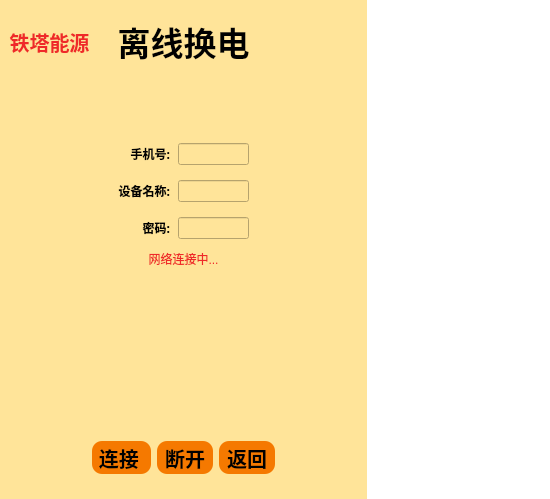
     <widget class="QWidget" name="offlinepage">
      <layout class="QHBoxLayout" name="horizontalLayout_17" stretch="2,1">
       <property name="spacing">
        <number>0</number>
       </property>
       <property name="leftMargin">
        <number>0</number>
       </property>
       <property name="topMargin">
        <number>0</number>
       </property>
       <property name="rightMargin">
        <number>0</number>
       </property>
       <property name="bottomMargin">
        <number>0</number>
       </property>
       <item>
        <widget class="QWidget" name="widget_30" native="true">
         <property name="styleSheet">
          <string notr="true">background-color: rgb(255, 228, 153);
</string>
         </property>
         <layout class="QVBoxLayout" name="verticalLayout_13" stretch="1,4,1">
          <property name="spacing">
           <number>0</number>
          </property>
          <property name="leftMargin">
           <number>0</number>
          </property>
          <property name="topMargin">
           <number>0</number>
          </property>
          <property name="rightMargin">
           <number>0</number>
          </property>
          <property name="bottomMargin">
           <number>0</number>
          </property>
          <item>
           <widget class="QWidget" name="widget_32" native="true">
            <layout class="QHBoxLayout" name="horizontalLayout_18" stretch="1,2,1">
             <property name="spacing">
              <number>0</number>
             </property>
             <property name="leftMargin">
              <number>5</number>
             </property>
             <property name="topMargin">
              <number>5</number>
             </property>
             <property name="rightMargin">
              <number>5</number>
             </property>
             <property name="bottomMargin">
              <number>5</number>
             </property>
             <item>
              <widget class="QLabel" name="label_13">
               <property name="palette">
                <palette>
                 <active>
                  <colorrole role="WindowText">
                   <brush brushstyle="SolidPattern">
                    <color alpha="255">
                     <red>239</red>
                     <green>41</green>
                     <blue>41</blue>
                    </color>
                   </brush>
                  </colorrole>
                  <colorrole role="Button">
                   <brush brushstyle="SolidPattern">
                    <color alpha="255">
                     <red>255</red>
                     <green>228</green>
                     <blue>153</blue>
                    </color>
                   </brush>
                  </colorrole>
                  <colorrole role="Text">
                   <brush brushstyle="SolidPattern">
                    <color alpha="255">
                     <red>239</red>
                     <green>41</green>
                     <blue>41</blue>
                    </color>
                   </brush>
                  </colorrole>
                  <colorrole role="Base">
                   <brush brushstyle="SolidPattern">
                    <color alpha="255">
                     <red>255</red>
                     <green>228</green>
                     <blue>153</blue>
                    </color>
                   </brush>
                  </colorrole>
                  <colorrole role="Window">
                   <brush brushstyle="SolidPattern">
                    <color alpha="255">
                     <red>255</red>
                     <green>228</green>
                     <blue>153</blue>
                    </color>
                   </brush>
                  </colorrole>
                 </active>
                 <inactive>
                  <colorrole role="WindowText">
                   <brush brushstyle="SolidPattern">
                    <color alpha="255">
                     <red>239</red>
                     <green>41</green>
                     <blue>41</blue>
                    </color>
                   </brush>
                  </colorrole>
                  <colorrole role="Button">
                   <brush brushstyle="SolidPattern">
                    <color alpha="255">
                     <red>255</red>
                     <green>228</green>
                     <blue>153</blue>
                    </color>
                   </brush>
                  </colorrole>
                  <colorrole role="Text">
                   <brush brushstyle="SolidPattern">
                    <color alpha="255">
                     <red>239</red>
                     <green>41</green>
                     <blue>41</blue>
                    </color>
                   </brush>
                  </colorrole>
                  <colorrole role="Base">
                   <brush brushstyle="SolidPattern">
                    <color alpha="255">
                     <red>255</red>
                     <green>228</green>
                     <blue>153</blue>
                    </color>
                   </brush>
                  </colorrole>
                  <colorrole role="Window">
                   <brush brushstyle="SolidPattern">
                    <color alpha="255">
                     <red>255</red>
                     <green>228</green>
                     <blue>153</blue>
                    </color>
                   </brush>
                  </colorrole>
                 </inactive>
                 <disabled>
                  <colorrole role="WindowText">
                   <brush brushstyle="SolidPattern">
                    <color alpha="255">
                     <red>190</red>
                     <green>190</green>
                     <blue>190</blue>
                    </color>
                   </brush>
                  </colorrole>
                  <colorrole role="Button">
                   <brush brushstyle="SolidPattern">
                    <color alpha="255">
                     <red>255</red>
                     <green>228</green>
                     <blue>153</blue>
                    </color>
                   </brush>
                  </colorrole>
                  <colorrole role="Text">
                   <brush brushstyle="SolidPattern">
                    <color alpha="255">
                     <red>190</red>
                     <green>190</green>
                     <blue>190</blue>
                    </color>
                   </brush>
                  </colorrole>
                  <colorrole role="Base">
                   <brush brushstyle="SolidPattern">
                    <color alpha="255">
                     <red>255</red>
                     <green>228</green>
                     <blue>153</blue>
                    </color>
                   </brush>
                  </colorrole>
                  <colorrole role="Window">
                   <brush brushstyle="SolidPattern">
                    <color alpha="255">
                     <red>255</red>
                     <green>228</green>
                     <blue>153</blue>
                    </color>
                   </brush>
                  </colorrole>
                 </disabled>
                </palette>
               </property>
               <property name="font">
                <font>
                 <family>Sans</family>
                 <pointsize>15</pointsize>
                 <weight>75</weight>
                 <italic>false</italic>
                 <bold>true</bold>
                </font>
               </property>
               <property name="text">
                <string>铁塔能源</string>
               </property>
               <property name="alignment">
                <set>Qt::AlignCenter</set>
               </property>
              </widget>
             </item>
             <item>
              <widget class="QLabel" name="label_12">
               <property name="font">
                <font>
                 <family>Ubuntu Condensed</family>
                 <pointsize>25</pointsize>
                 <weight>75</weight>
                 <bold>true</bold>
                </font>
               </property>
               <property name="text">
                <string>离线换电</string>
               </property>
               <property name="alignment">
                <set>Qt::AlignCenter</set>
               </property>
              </widget>
             </item>
             <item>
              <widget class="TimerLabel" name="widget_35" native="true"/>
             </item>
            </layout>
           </widget>
          </item>
          <item>
           <widget class="QWidget" name="widget_33" native="true">
            <layout class="QVBoxLayout" name="verticalLayout_14" stretch="3,2">
             <item>
              <widget class="QWidget" name="widget_38" native="true">
               <layout class="QGridLayout" name="gridLayout_5" rowstretch="2,3,1" columnstretch="2,3,2">
                <item row="0" column="1">
                 <spacer name="verticalSpacer_10">
                  <property name="orientation">
                   <enum>Qt::Vertical</enum>
                  </property>
                  <property name="sizeHint" stdset="0">
                   <size>
                    <width>20</width>
                    <height>63</height>
                   </size>
                  </property>
                 </spacer>
                </item>
                <item row="1" column="0">
                 <spacer name="horizontalSpacer_15">
                  <property name="orientation">
                   <enum>Qt::Horizontal</enum>
                  </property>
                  <property name="sizeHint" stdset="0">
                   <size>
                    <width>132</width>
                    <height>20</height>
                   </size>
                  </property>
                 </spacer>
                </item>
                <item row="1" column="1">
                 <layout class="QGridLayout" name="gridLayout_6" rowstretch="1,1,1" columnstretch="1,2" rowminimumheight="1,1,1" columnminimumwidth="1,2">
                  <property name="leftMargin">
                   <number>5</number>
                  </property>
                  <property name="topMargin">
                   <number>5</number>
                  </property>
                  <property name="rightMargin">
                   <number>5</number>
                  </property>
                  <property name="bottomMargin">
                   <number>5</number>
                  </property>
                  <property name="horizontalSpacing">
                   <number>8</number>
                  </property>
                  <property name="verticalSpacing">
                   <number>15</number>
                  </property>
                  <item row="0" column="1">
                   <widget class="QLineEdit" name="phoneNumlineEdit">
                    <property name="sizePolicy">
                     <sizepolicy hsizetype="Expanding" vsizetype="Preferred">
                      <horstretch>0</horstretch>
                      <verstretch>0</verstretch>
                     </sizepolicy>
                    </property>
                   </widget>
                  </item>
                  <item row="1" column="0">
                   <widget class="QLabel" name="label_15">
                    <property name="font">
                     <font>
                      <family>Ubuntu Condensed</family>
                      <weight>75</weight>
                      <bold>true</bold>
                     </font>
                    </property>
                    <property name="text">
                     <string>设备名称:</string>
                    </property>
                    <property name="alignment">
                     <set>Qt::AlignRight|Qt::AlignTrailing|Qt::AlignVCenter</set>
                    </property>
                   </widget>
                  </item>
                  <item row="0" column="0">
                   <widget class="QLabel" name="label_14">
                    <property name="font">
                     <font>
                      <family>Ubuntu Condensed</family>
                      <weight>75</weight>
                      <bold>true</bold>
                     </font>
                    </property>
                    <property name="text">
                     <string>手机号:</string>
                    </property>
                    <property name="alignment">
                     <set>Qt::AlignRight|Qt::AlignTrailing|Qt::AlignVCenter</set>
                    </property>
                   </widget>
                  </item>
                  <item row="1" column="1">
                   <widget class="QLineEdit" name="deviceNamelineEdit">
                    <property name="sizePolicy">
                     <sizepolicy hsizetype="Expanding" vsizetype="Preferred">
                      <horstretch>0</horstretch>
                      <verstretch>0</verstretch>
                     </sizepolicy>
                    </property>
                   </widget>
                  </item>
                  <item row="2" column="0">
                   <widget class="QLabel" name="label_16">
                    <property name="font">
                     <font>
                      <family>Ubuntu Condensed</family>
                      <weight>75</weight>
                      <bold>true</bold>
                     </font>
                    </property>
                    <property name="text">
                     <string>密码:</string>
                    </property>
                    <property name="alignment">
                     <set>Qt::AlignRight|Qt::AlignTrailing|Qt::AlignVCenter</set>
                    </property>
                   </widget>
                  </item>
                  <item row="2" column="1">
                   <widget class="QLineEdit" name="passwdlineEdit">
                    <property name="sizePolicy">
                     <sizepolicy hsizetype="Expanding" vsizetype="Preferred">
                      <horstretch>0</horstretch>
                      <verstretch>0</verstretch>
                     </sizepolicy>
                    </property>
                    <property name="echoMode">
                     <enum>QLineEdit::Password</enum>
                    </property>
                   </widget>
                  </item>
                 </layout>
                </item>
                <item row="1" column="2">
                 <spacer name="horizontalSpacer_16">
                  <property name="orientation">
                   <enum>Qt::Horizontal</enum>
                  </property>
                  <property name="sizeHint" stdset="0">
                   <size>
                    <width>132</width>
                    <height>20</height>
                   </size>
                  </property>
                 </spacer>
                </item>
                <item row="2" column="1">
                 <widget class="QLabel" name="label_17">
                  <property name="palette">
                   <palette>
                    <active>
                     <colorrole role="WindowText">
                      <brush brushstyle="SolidPattern">
                       <color alpha="255">
                        <red>239</red>
                        <green>41</green>
                        <blue>41</blue>
                       </color>
                      </brush>
                     </colorrole>
                     <colorrole role="Button">
                      <brush brushstyle="SolidPattern">
                       <color alpha="255">
                        <red>255</red>
                        <green>228</green>
                        <blue>153</blue>
                       </color>
                      </brush>
                     </colorrole>
                     <colorrole role="Base">
                      <brush brushstyle="SolidPattern">
                       <color alpha="255">
                        <red>255</red>
                        <green>228</green>
                        <blue>153</blue>
                       </color>
                      </brush>
                     </colorrole>
                     <colorrole role="Window">
                      <brush brushstyle="SolidPattern">
                       <color alpha="255">
                        <red>255</red>
                        <green>228</green>
                        <blue>153</blue>
                       </color>
                      </brush>
                     </colorrole>
                    </active>
                    <inactive>
                     <colorrole role="WindowText">
                      <brush brushstyle="SolidPattern">
                       <color alpha="255">
                        <red>239</red>
                        <green>41</green>
                        <blue>41</blue>
                       </color>
                      </brush>
                     </colorrole>
                     <colorrole role="Button">
                      <brush brushstyle="SolidPattern">
                       <color alpha="255">
                        <red>255</red>
                        <green>228</green>
                        <blue>153</blue>
                       </color>
                      </brush>
                     </colorrole>
                     <colorrole role="Base">
                      <brush brushstyle="SolidPattern">
                       <color alpha="255">
                        <red>255</red>
                        <green>228</green>
                        <blue>153</blue>
                       </color>
                      </brush>
                     </colorrole>
                     <colorrole role="Window">
                      <brush brushstyle="SolidPattern">
                       <color alpha="255">
                        <red>255</red>
                        <green>228</green>
                        <blue>153</blue>
                       </color>
                      </brush>
                     </colorrole>
                    </inactive>
                    <disabled>
                     <colorrole role="WindowText">
                      <brush brushstyle="SolidPattern">
                       <color alpha="255">
                        <red>190</red>
                        <green>190</green>
                        <blue>190</blue>
                       </color>
                      </brush>
                     </colorrole>
                     <colorrole role="Button">
                      <brush brushstyle="SolidPattern">
                       <color alpha="255">
                        <red>255</red>
                        <green>228</green>
                        <blue>153</blue>
                       </color>
                      </brush>
                     </colorrole>
                     <colorrole role="Base">
                      <brush brushstyle="SolidPattern">
                       <color alpha="255">
                        <red>255</red>
                        <green>228</green>
                        <blue>153</blue>
                       </color>
                      </brush>
                     </colorrole>
                     <colorrole role="Window">
                      <brush brushstyle="SolidPattern">
                       <color alpha="255">
                        <red>255</red>
                        <green>228</green>
                        <blue>153</blue>
                       </color>
                      </brush>
                     </colorrole>
                    </disabled>
                   </palette>
                  </property>
                  <property name="text">
                   <string>网络连接中...</string>
                  </property>
                  <property name="alignment">
                   <set>Qt::AlignCenter</set>
                  </property>
                 </widget>
                </item>
               </layout>
              </widget>
             </item>
             <item>
              <widget class="QWidget" name="kbwidgetW" native="true">
               <property name="minimumSize">
                <size>
                 <width>0</width>
                 <height>120</height>
                </size>
               </property>
               <layout class="QGridLayout" name="gridLayout_7" rowstretch="1,12,1" columnstretch="1,8,1" rowminimumheight="1,10,1" columnminimumwidth="1,10,1">
                <property name="leftMargin">
                 <number>0</number>
                </property>
                <property name="topMargin">
                 <number>0</number>
                </property>
                <property name="rightMargin">
                 <number>0</number>
                </property>
                <property name="bottomMargin">
                 <number>0</number>
                </property>
                <property name="spacing">
                 <number>0</number>
                </property>
                <item row="0" column="1">
                 <spacer name="verticalSpacer_11">
                  <property name="orientation">
                   <enum>Qt::Vertical</enum>
                  </property>
                  <property name="sizeType">
                   <enum>QSizePolicy::Preferred</enum>
                  </property>
                  <property name="sizeHint" stdset="0">
                   <size>
                    <width>20</width>
                    <height>14</height>
                   </size>
                  </property>
                 </spacer>
                </item>
                <item row="1" column="0">
                 <spacer name="horizontalSpacer_17">
                  <property name="orientation">
                   <enum>Qt::Horizontal</enum>
                  </property>
                  <property name="sizeHint" stdset="0">
                   <size>
                    <width>52</width>
                    <height>20</height>
                   </size>
                  </property>
                 </spacer>
                </item>
                <item row="1" column="1">
                 <widget class="QWidget" name="kbwidgetN" native="true">
                  <property name="minimumSize">
                   <size>
                    <width>0</width>
                    <height>0</height>
                   </size>
                  </property>
                 </widget>
                </item>
                <item row="1" column="2">
                 <spacer name="horizontalSpacer_18">
                  <property name="orientation">
                   <enum>Qt::Horizontal</enum>
                  </property>
                  <property name="sizeHint" stdset="0">
                   <size>
                    <width>52</width>
                    <height>20</height>
                   </size>
                  </property>
                 </spacer>
                </item>
                <item row="2" column="1">
                 <spacer name="verticalSpacer_12">
                  <property name="orientation">
                   <enum>Qt::Vertical</enum>
                  </property>
                  <property name="sizeType">
                   <enum>QSizePolicy::Preferred</enum>
                  </property>
                  <property name="sizeHint" stdset="0">
                   <size>
                    <width>20</width>
                    <height>14</height>
                   </size>
                  </property>
                 </spacer>
                </item>
               </layout>
              </widget>
             </item>
            </layout>
           </widget>
          </item>
          <item>
           <widget class="QWidget" name="widget_34" native="true">
            <property name="styleSheet">
             <string notr="true">QToolButton
{
background-color: rgb(245, 121, 0);
border-radius:10px

}

QToolButton:hover
{

    color:blue;
    background-color: rgb(245, 121, 0);
    border: 3px solid rgb(11 , 137 , 234);
font-size:20px;
}

QToolButton:pressed
{
    color:red;
    background-color: rgb(245, 121, 0);
    border: 1px solid rgb(12 , 138 , 235);
    padding-left:5px;
    padding-top:5px;
}</string>
            </property>
            <layout class="QGridLayout" name="gridLayout_3" rowstretch="1,2,1" columnstretch="3,2,2,2,3" rowminimumheight="1,1,1" columnminimumwidth="1,1,1,1,1">
             <property name="horizontalSpacing">
              <number>6</number>
             </property>
             <property name="verticalSpacing">
              <number>1</number>
             </property>
             <item row="0" column="2">
              <spacer name="verticalSpacer_6">
               <property name="orientation">
                <enum>Qt::Vertical</enum>
               </property>
               <property name="sizeHint" stdset="0">
                <size>
                 <width>20</width>
                 <height>17</height>
                </size>
               </property>
              </spacer>
             </item>
             <item row="1" column="0">
              <spacer name="horizontalSpacer_3">
               <property name="orientation">
                <enum>Qt::Horizontal</enum>
               </property>
               <property name="sizeHint" stdset="0">
                <size>
                 <width>40</width>
                 <height>20</height>
                </size>
               </property>
              </spacer>
             </item>
             <item row="1" column="4">
              <spacer name="horizontalSpacer_12">
               <property name="orientation">
                <enum>Qt::Horizontal</enum>
               </property>
               <property name="sizeHint" stdset="0">
                <size>
                 <width>40</width>
                 <height>20</height>
                </size>
               </property>
              </spacer>
             </item>
             <item row="2" column="2">
              <spacer name="verticalSpacer_7">
               <property name="orientation">
                <enum>Qt::Vertical</enum>
               </property>
               <property name="sizeHint" stdset="0">
                <size>
                 <width>20</width>
                 <height>17</height>
                </size>
               </property>
              </spacer>
             </item>
             <item row="1" column="3">
              <widget class="QToolButton" name="offlinebacktomainBtn">
               <property name="sizePolicy">
                <sizepolicy hsizetype="Minimum" vsizetype="Preferred">
                 <horstretch>0</horstretch>
                 <verstretch>0</verstretch>
                </sizepolicy>
               </property>
               <property name="font">
                <font>
                 <family>Ubuntu Condensed</family>
                 <pointsize>15</pointsize>
                 <weight>75</weight>
                 <bold>true</bold>
                </font>
               </property>
               <property name="text">
                <string>返回</string>
               </property>
              </widget>
             </item>
             <item row="1" column="2">
              <widget class="QToolButton" name="toolButton_3">
               <property name="sizePolicy">
                <sizepolicy hsizetype="Minimum" vsizetype="Preferred">
                 <horstretch>0</horstretch>
                 <verstretch>0</verstretch>
                </sizepolicy>
               </property>
               <property name="font">
                <font>
                 <family>Ubuntu Condensed</family>
                 <pointsize>15</pointsize>
                 <weight>75</weight>
                 <bold>true</bold>
                </font>
               </property>
               <property name="text">
                <string>断开</string>
               </property>
              </widget>
             </item>
             <item row="1" column="1">
              <widget class="QToolButton" name="toolButton_2">
               <property name="sizePolicy">
                <sizepolicy hsizetype="Minimum" vsizetype="Preferred">
                 <horstretch>0</horstretch>
                 <verstretch>0</verstretch>
                </sizepolicy>
               </property>
               <property name="font">
                <font>
                 <family>Ubuntu Condensed</family>
                 <pointsize>15</pointsize>
                 <weight>75</weight>
                 <bold>true</bold>
                </font>
               </property>
               <property name="text">
                <string>连接 </string>
               </property>
              </widget>
             </item>
            </layout>
           </widget>
          </item>
         </layout>
        </widget>
       </item>
       <item>
        <widget class="QWidget" name="widget_31" native="true">
         <property name="styleSheet">
          <string notr="true">background-color: white</string>
         </property>
         <layout class="QGridLayout" name="gridLayout_4" rowstretch="1,8,1" columnstretch="1,8,1" rowminimumheight="1,1,1">
          <item row="0" column="1">
           <spacer name="verticalSpacer_8">
            <property name="orientation">
             <enum>Qt::Vertical</enum>
            </property>
            <property name="sizeHint" stdset="0">
             <size>
              <width>20</width>
              <height>54</height>
             </size>
            </property>
           </spacer>
          </item>
          <item row="1" column="0">
           <spacer name="horizontalSpacer_13">
            <property name="orientation">
             <enum>Qt::Horizontal</enum>
            </property>
            <property name="sizeHint" stdset="0">
             <size>
              <width>17</width>
              <height>20</height>
             </size>
            </property>
           </spacer>
          </item>
          <item row="1" column="1">
           <widget class="QWidget" name="widget_36" native="true">
            <property name="styleSheet">
             <string notr="true">border-image: url(:/image/offline.PNG);</string>
            </property>
           </widget>
          </item>
          <item row="1" column="2">
           <spacer name="horizontalSpacer_14">
            <property name="orientation">
             <enum>Qt::Horizontal</enum>
            </property>
            <property name="sizeHint" stdset="0">
             <size>
              <width>17</width>
              <height>20</height>
             </size>
            </property>
           </spacer>
          </item>
          <item row="2" column="1">
           <spacer name="verticalSpacer_9">
            <property name="orientation">
             <enum>Qt::Vertical</enum>
            </property>
            <property name="sizeHint" stdset="0">
             <size>
              <width>20</width>
              <height>54</height>
             </size>
            </property>
           </spacer>
          </item>
         </layout>
        </widget>
       </item>
      </layout>
     </widget>
